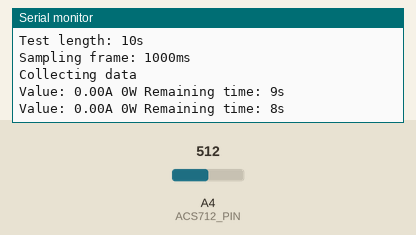
The sketch below on a simulated Arduino Uno, built with avr-gcc and run on an emulated ATmega328P. On the bench: the last lines printed to the serial monitor. Inputs (shaded band) come from the test bench; at power-on: A4 (ACS712_PIN) = 512. At 20.4 s the program stops and its outputs stay as they are.

Above: at 11.5 s.
11.6 s: A4 (ACS712_PIN) set to 716
At 12.9 s:
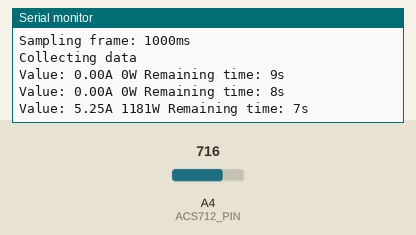
13.1 s: A4 (ACS712_PIN) set to 900
At 21.3 s:
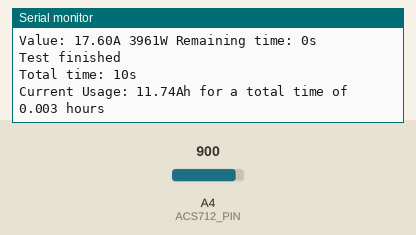
Timing chart, 0 to 21.9 s (numbered marks = the images above; inputs shaded):
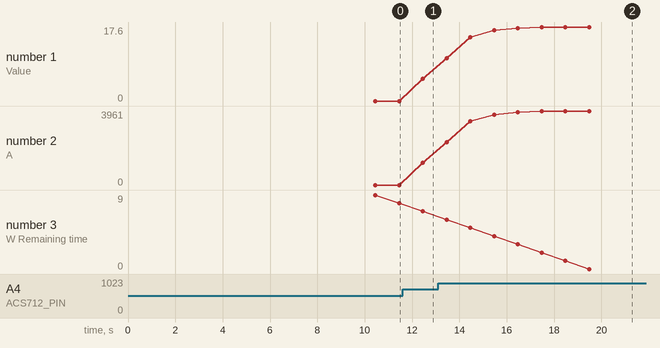

Measured:
- after the input at 11.6 s, the serial monitor: prints a new line after 0.86 s (image 1)
- after the input at 13.1 s, the serial monitor: prints a new line after 0.36 s (image 2)
- plotted number 1: 0 → 5.25 after the input at 11.6 s, 5.25 → 17.6 after the input at 13.1 s
- plotted number 2: 0 → 1181 after the input at 11.6 s, 1181 → 3961 after the input at 13.1 s

The sketch:

10-ARDUINO-ACS712AC-TX_0.11.ino
```cpp
/**
 * ACS712 current measurement
 *
 * Read and measure current usage over a given time. Will give as output the total
 * current usage in ampere/hour. If test lastsless than an hour the output measurement
 * will always be in Ah, for e.g. 5.5Ah for 0.5 hours.
 *
 * Uses alpha-beta smoothing algorithm on data read from the ACS712 to eliminate peaks. And also
 * applies an error correction factor, from 0.93 to 0.985, to fix readings. You might not need this
 * last set of fixings, I added them based on my measurement of known load.
 *
 * ACS712-30 (front view)
 *    1 2 3
 *    + D -
 *
 * PINOUT
 *    Arduino A4 <-> ACS712 PIN2
 *
 * @version 0.1 30-03-2021
 * @version 0.11 30-08-2022 code cleanup
 * @author Julian E.Spina (jes@acca3.it)
 */

#define ARDUINO_REF 5000
#define ACS712_PIN A4

long testLengthMillis = 10000;  // Set the total time test, for e.g. 60000 = 1 minute, 360000 = 6 minutes
#define TIME_FRAME_MS 1000      // 5000 would be a 5 second frame, read current every 5 seconds

float currentSum = 0.0f;  // To calculate total amps
int iterations = 0;       // To count how many readings we did in the testLengthMillis time

float currentValue = 0.0f, previousValue = 0.0f;  // Variables for alpha-beta smoothing algoritm
long startupMillis = 0;                           // Starting time
long lastReadMillis = 0;                          // To handle each read timing

void setup() {
    Serial.begin(115200);
    Serial.println("ARDUINO ACS712");

    Serial.print("Startup ");

    // Create a first reading to have valid previous value for the alpha-beta algorithm
    for (int i=0; i<30; i++) {
      makeReading();
      delay(200);
      Serial.print(".");
    }
    Serial.println("");

    // Show actual settings info
    Serial.print("Test length: ");
    if (testLengthMillis>60000){
      Serial.print(testLengthMillis/1000/60, 1); // print with 1 decimal
      Serial.println("m"); // minutes
    }
    else{
      Serial.print(testLengthMillis/1000);
      Serial.println("s"); // seconds
    }

    Serial.print("Sampling frame: ");
    Serial.print(TIME_FRAME_MS);
    Serial.println("ms");

    Serial.println("Collecting data");

    delay(1000);
    // Ok, start counter
    startupMillis = millis();
}

void loop() {

    makeReading(); // Read value from ACS712

    // Lets get elapsed time
    long diff = millis() - lastReadMillis;
    long totalDiff = millis() - startupMillis;

    // Use abs() on a calculated value, don't do arithmetics directly in abs() function
    if (abs(diff)> (TIME_FRAME_MS-50)) {

        Serial.print("Value: ");
        Serial.print(currentValue, 2);
        Serial.print("A ");
        Serial.print((currentValue*225), 0);
        Serial.print("W Remaining time: ");
        Serial.print((testLengthMillis-totalDiff)/1000);
        Serial.println("s");

        // Start calculating power usage
        iterations++;
        currentSum += currentValue;

        lastReadMillis = millis();
    }

    if (totalDiff>testLengthMillis) { // Code ends when time limit is reached

        float averageKwh = currentSum / iterations; // calculation on the TIME_FRAME_MS window
        float timeFrameRatio = 3600 / (testLengthMillis/1000); // how many TIME_FRAME_MS spaces in one hour
        Serial.println("Test finished");
        Serial.print("Total time: ");
        Serial.print(totalDiff/1000);
        Serial.println("s");
        Serial.print("Current Usage: ");
        Serial.print(averageKwh, 2);
        Serial.print("Ah for a total time of ");
        Serial.print(1/timeFrameRatio, 3);
        Serial.println(" hours");

        while(true);
    }
} // end loop()

/**
 * Read value from ACS712, apply alfa-beta algorithm and correct final value (optional)
 */
void makeReading() {

      float adcValue = getVpp();
      float mV = adcValue * 4.8828f;              // (adcValue / 1024.0f) * 5000.0f; // mV
      float eCurrent = ((mV - 2500.0f) / 0.66f);  // 2500 = voltageRef/2, 0.66 ACS712-30 granularity
      float amp = eCurrent / 141.42f;             // eCurrent/(sqrt(2):  sqrt(2) = 1.4142, we divide result by 100 to obtain amps
      currentValue = 0.1f * amp + 0.9f * previousValue; // alfa-beta smoothing formula

      // This is a correction on measured amps. It could not be necessary for you, in case just remove the if..else chain
      if (currentValue<=1.5f)
        currentValue = currentValue * 0.93f;
      if (currentValue>1.5f && currentValue<=2.5f)
        currentValue = currentValue * 0.94;
      else if (currentValue>2.5f && currentValue<=8.0)
        currentValue = currentValue * 0.97f;
      else if (currentValue>8.0f && currentValue<=10.0f)
        currentValue = currentValue * 0.98f;
      else
        currentValue = currentValue * 0.985f;

      if (currentValue < 0.0f) currentValue = 0.0f; // We don't want negative readings
      previousValue = currentValue;
}

/**
 * Makes 100 reads from ACS712 data pin and returns average value
 */
int getVpp()
{
  long total=0;

  int c=100;
  while(c-->0) {
       int readValue = analogRead(ACS712_PIN);
       total += readValue;
       delay(1);
   }

  int retv = total / 100;   // Lets average 100 readings

  if (retv<512) return 512; // We exclude any negative measurements

  return retv;
 }
```
